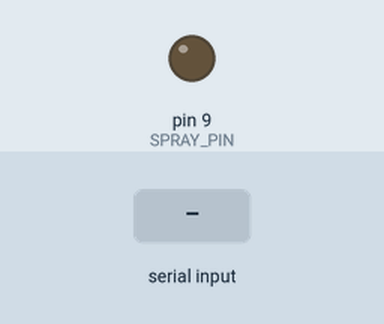
This sketch was run on a simulated Arduino Uno, built with avr-gcc and run on an emulated ATmega328P. Parts: output pins drawn as LEDs (lit = HIGH). Inputs (shaded band) come from the test bench.

Above: at 1.2 s.
1.3 s: "1" received over Serial
Timing chart, 0 to 4.3 s (numbered marks = the images above; inputs shaded):
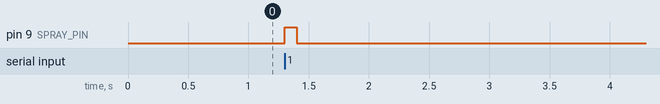

The sketch:

control_spray.ino
```cpp
const int SPRAY_PIN = 9;

void setup() {
  pinMode(SPRAY_PIN, OUTPUT);
  Serial.begin(9600);
}

void loop() {

  if (Serial.available()) {
    char c = Serial.read();
    if (c == '1') {
      digitalWrite(SPRAY_PIN, HIGH);  // Spray ON
      delay(100);
      digitalWrite(SPRAY_PIN, LOW);

    } else if (c == '0') {
      digitalWrite(SPRAY_PIN, HIGH);  // Spray ON
      delay(100);
      digitalWrite(SPRAY_PIN, LOW);
    }
  }
}
```

Measured:
- after the input at 1.3 s, pin 9 (SPRAY_PIN): LOW → HIGH at once, → LOW 0.10 s later
